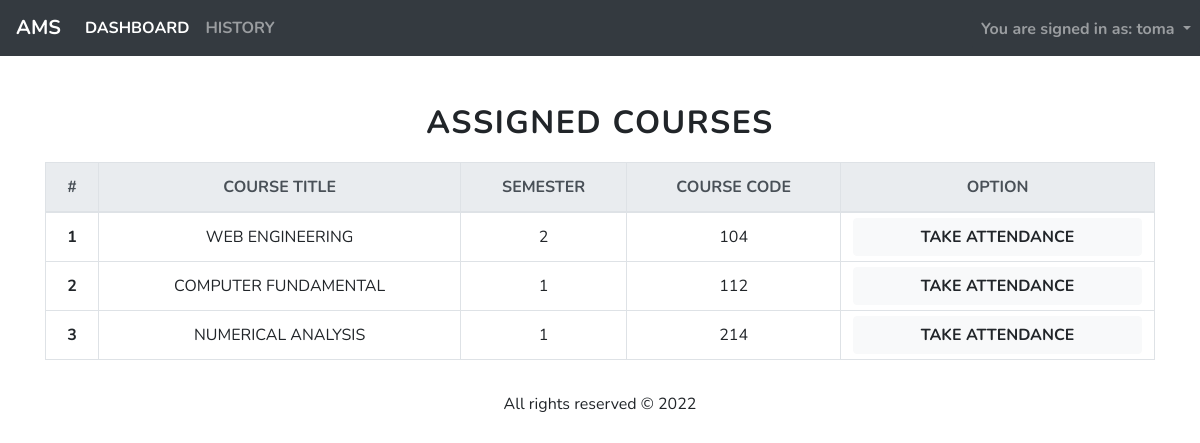
The page / (signed in) on the database its author committed.
### teacher/models.py (models this page shows, shortened)
class Teacher(AbstractBaseUser):
    first_name = models.CharField(max_length = 50)
    last_name = models.CharField(max_length = 50)
    email = models.EmailField(max_length = 50, unique = True)
    username = models.CharField(max_length = 20, primary_key= True)
    is_active = models.BooleanField(default=False)
    is_staff = models.BooleanField(default=False)
    is_superuser = models.BooleanField(default=False)
    last_login = models.DateTimeField(auto_now=True)
    USERNAME_FIELD = 'email'
    REQUIRED_FIELDS = ['username']
    objects = TeacherManager()
    class Meta:
        ordering = ['first_name']
    def __str__(self):
        return  self.username

class Course(models.Model):
    code = models.CharField(max_length = 10, primary_key = True)
    title = models.CharField(max_length = 50)
    semester = models.ForeignKey(Batch, on_delete= models.CASCADE)
    teacher = models.ForeignKey(Teacher, on_delete= models.CASCADE)
    class Meta:
        ordering = ['code']

### teacher/views.py (the view)
# urls.py: path('', views.dashboard, name="dashboard"),
@login_required(login_url='teacher:signin')
def dashboard(request):
    today = datetime.today().strftime('%Y-%m-%d')
    assigned_course = Course.objects.filter(teacher = request.user).values()
    message = None
    if 'error_message' in request.session:
        message = request.session['error_message']
        del request.session['error_message']
        messages.error(request, message)
    context = {
        'courses': assigned_course,
        'nav': 'dashboard',
        'attendance_date': today
    }
    return render(request, 'teacher/dashboard.html', context)

### teacher/templates/teacher/dashboard.html (shortened to what this page needs)
{% extends 'teacher/base.html' %}
{% block navbar %}
{% include 'teacher/navbar.html' %}
{% endblock %}
{% block content %}
<div class="container mt-5" >
    <h2> Assigned Courses </h2>
    {% if courses|length > 0 %}
    <div style="overflow-x: scroll;">
    <table class="table table-bordered">
        <thead class="thead-light">
            <tr>
                <th>#</th>
                <th>Course Title</th>
                <th>Semester</th>
                <th>Course Code</th>
                <th>Option</th>
            </tr>
        </thead>
        {% for course in courses %}
        <tr>
            <th>{{ forloop.counter }}</th>
            <td>{{ course.title }}</td>
            <td>{{ course.semester_id }} </td>
            <td>{{ course.code }} </td>
            <td style="padding-top:5px; padding-bottom:5px;"> <a
                    class="text-decoration-none btn btn-light btn-block btn-md font-weight-bold"
                    href="{% url 'teacher:takeattendance' course.code %}?attendance_date={{attendance_date}}">Take Attendance</a> </td>
        </tr>
        {% endfor %}
    </table>
    </div>
    {% else %}
    <div class="card-body">
        <h5>No course assigned to you. Contact a course co-ordinator to assign a course.</h4>
    </div>
    {% endif %}
</div>
{% endblock %}

### teacher/templates/teacher/base.html (shortened to what this page needs)
<!DOCTYPE html>
<html lang="en">
<head>
    {% include 'teacher/includes/css.html' %}
</head>
<body>
    {% block navbar%}
    {% endblock %}
    {% block content %}
    {% endblock %}
    {% block footer %}
        <footer class="page-footer font-small">
            <div class="footer-copyright text-center py-3">All rights reserved © 2022</div>
        </footer>
    {% endblock %}
</body>
</html>

### teacher/templates/teacher/includes/css.html (shortened to what this page needs)
{% load static %}
<link rel="stylesheet" href="{% static 'css/bootstrap.min.css' %}">
<link rel="stylesheet" href="{% static 'css/main.css' %}">

### teacher/templates/teacher/navbar.html (shortened to what this page needs)
<nav class="navbar navbar-expand-lg navbar-dark bg-dark">
    <a class="navbar-brand font-weight-bold" href="{% url 'teacher:dashboard' %}">AMS</a>
    <div class="collapse navbar-collapse" id="navbarNavDropdown">
        <ul class="navbar-nav">
            <li class="nav-item {% if nav == 'dashboard' %} active {% endif %}">
                <a class="nav-link font-weight-bold" href="{% url 'teacher:dashboard' %}">DASHBOARD</a>
            </li>
            <li class="nav-item {% if nav == 'history' %} active {% endif %} ">
                <a class="nav-link font-weight-bold" href="{% url 'teacher:history' %}">HISTORY</a>
            </li>
            <li>
                <div class="dropdown" style="position:absolute; right:0;">
                    <button class="btn btn-dark dropdown-toggle nav-link" style="font-weight:bold;" type="button" id="dropdownMenuButton" data-toggle="dropdown" aria-haspopup="true" aria-expanded="false">
                    You are signed in as: {{ request.user }}
                    </button>
                </div>
            </li>
        </ul>
    </div>
</nav>

### teacher/templates/teacher/includes/js.html (shortened to what this page needs)
{% load static %}

### static/css/main.css (style rules this page uses)
* { font-family: 'Nunito', sans-serif; }
td, th { white-space: nowrap; text-align: center; }
tr { text-transform: uppercase; }
h2 { text-transform: uppercase; letter-spacing: 1.5px; font-weight: bold; text-align: center; margin-bottom: 20px; }

### rows shown on the page
Teacher: user "toma"
Course: title "WEB ENGINEERING", semester_id "2", code "104"
Course: title "COMPUTER FUNDAMENTAL", semester_id "1", code "112"
Course: title "NUMERICAL ANALYSIS", semester_id "1", code "214"
